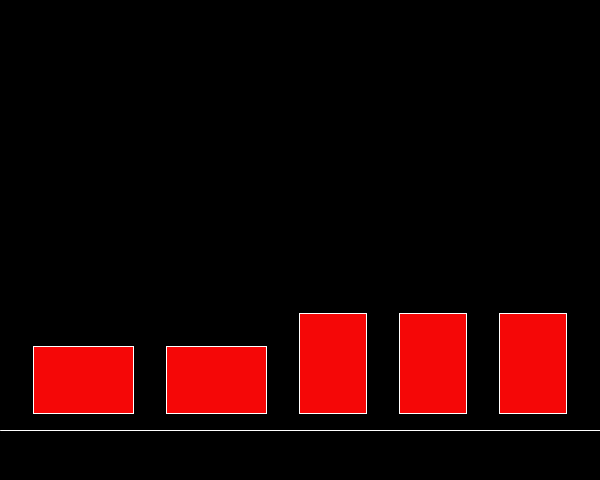
Frame 1 (no input)
Frame 2 (the mouse pressed at the canvas centre, redrawn once): identical to frame 1, image omitted

The Processing sketch that drew this single still picture (run headless with seeded random() and noise(); the mouse was pressed at the canvas centre and the sketch redrawn once):

// Processing sketch: exemplo_quadros_horizontais
// ── exemplo_quadros_horizontais.pde
int margem = 50; //margem para deixar a linha ha 50 pixels de distancia do "chão" do quadro visual
float borda = 33.3; //10cm
float menor = 66.6; //20cm
float maior = 100; //30cm
int qntdV = 3;
int qntdH = 2;
int contV = 0;

void settings() {
  size(600, 480);
}
void setup() {
  noLoop();  
}
void draw() {
  clear(); //Apaga os eventos da chamada de quadro anterior
  background(0); //background da cena

  //linhas
  stroke(255);
  line(0, height-margem, width, height-margem);

  fill(#F50707);
  
  for (int c = 1; c <= (qntdH+qntdV); c++) {
    if (c == 1) {
      rect(borda, height-margem*2-borda, maior, menor);
    } else if (c > 1 && c <= qntdH) {
      rect((borda*c)+maior, height-margem*2-borda, maior, menor);
    } else{
      contV = c-1;
      rect((borda*3)+(maior*contV), (height-margem*2)-(borda*2), menor, maior);
    }
  }
}
